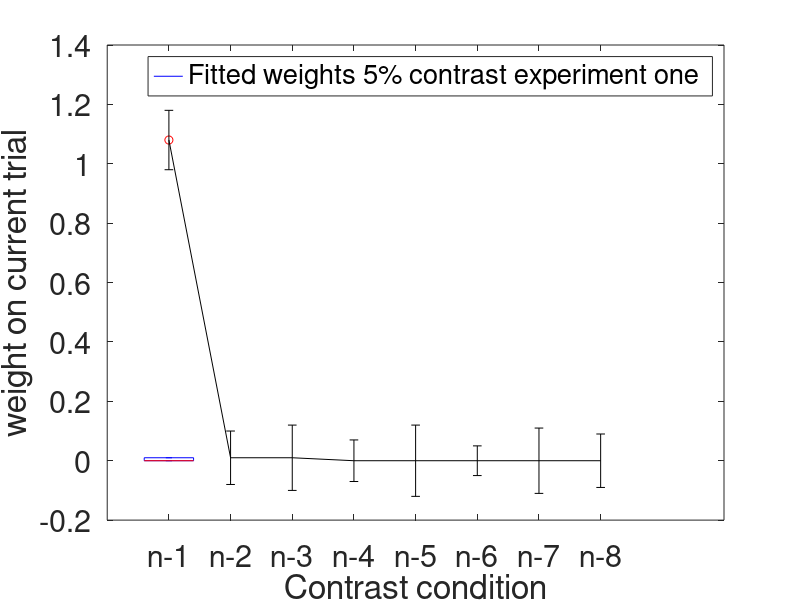

This chart was generated by the following MATLAB code: (Note: this script raises an error after producing the figure.)
N_backs = [1.08; 0.01; 0.01; 0.00; 0.00; 0.00; 0.00; 0.00];
error = [0.10; 0.09; 0.11; 0.07; 0.12; 0.05; 0.11; 0.09 ];
%bar(N_backs,'FaceColor',[0.3,0.3,0.3],'EdgeColor',[0 .01 .01],'LineWidth',0.5);
%set('BarWidth',0.6); 
boxplot(N_backs,'LineWidth',0.5);
ylabel('weight on current trial');
xlabel('Contrast condition'); 
Labels = {'n-1',  'n-2', 'n-3', 'n-4', 'n-5', 'n-6','n-7', 'n-8'};
set(gca, 'XTick', 1:8, 'XTickLabel', Labels, 'fontsize', 22);
legend ('Fitted weights 5% contrast experiment one');
hold on
numgroups=size(N_backs,1);
numbars=size(N_backs,2);
groupwidth=min(0.2, numbars/(numbars+1.1));
for i = 1:numbars
      % Based on barweb.m by Bolu Ajiboye from MATLAB File Exchange
      x = (1:numgroups) - groupwidth/2 + (2*i-1) * groupwidth / (2*numbars);  % Aligning error bar with individual bar
      errorbar(x, N_backs(:,i), error(:,i), 'k', 'linestyle', 'none');
end